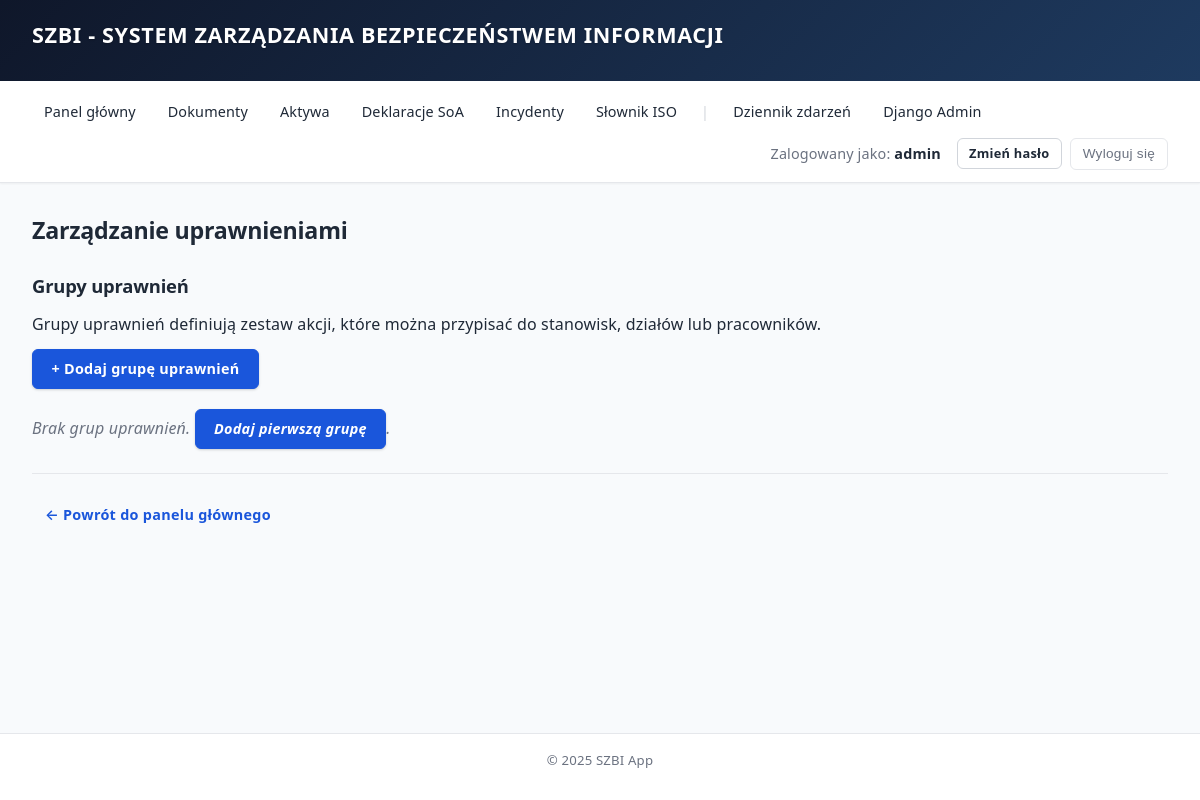
Before: /uprawnienia/ (signed in) with the older database file.
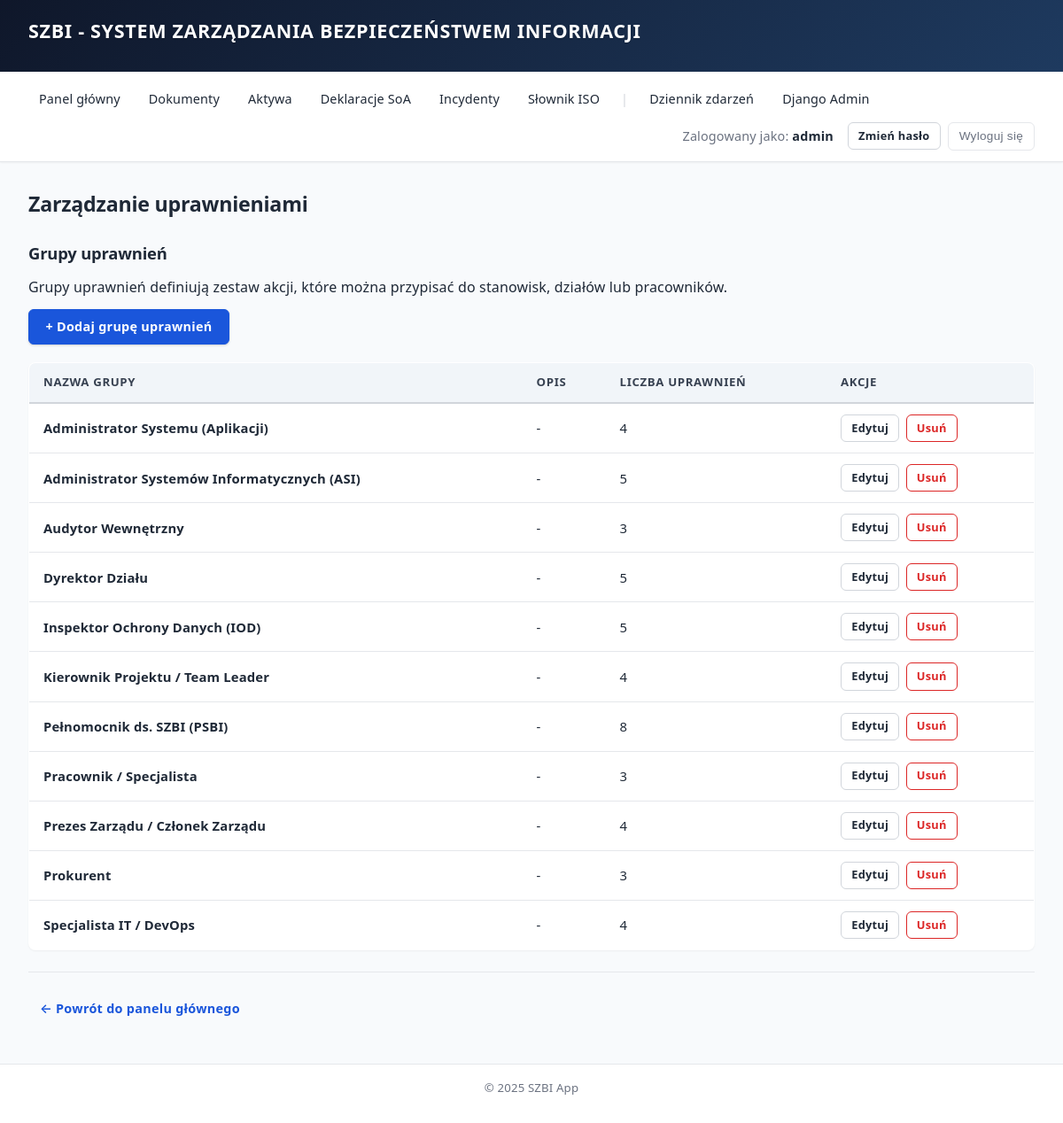
After: the same page with the newer database file.
### core/models.py (models this page shows, shortened)
class PermissionGroup(models.Model):
    name = models.CharField(max_length=255, verbose_name="Nazwa grupy")
    description = models.TextField(verbose_name="Opis", blank=True)
    permissions = models.ManyToManyField(
        Permission,
        blank=True,
        related_name='groups',
        verbose_name="Uprawnienia"
    )
    created_at = models.DateTimeField(auto_now_add=True, verbose_name="Data utworzenia")
    updated_at = models.DateTimeField(auto_now=True, verbose_name="Data modyfikacji")
    class Meta:
        verbose_name = "Grupa uprawnień"
        verbose_name_plural = "Grupy uprawnień"
        ordering = ['name']

### core/views.py (the view)
# urls.py: path('uprawnienia/', views.permission_list, name='permission_list'),
@login_required
@user_passes_test(is_admin)
def permission_list(request):
    permissions = Permission.objects.all().order_by('category', 'name')
    permission_groups = PermissionGroup.objects.prefetch_related('permissions').all()
    permissions_by_category = {}
    for perm in permissions:
        cat = perm.category
        cat_display = perm.get_category_display()
        if cat not in permissions_by_category:
            permissions_by_category[cat] = {
                'label': cat_display,
                'permissions': []
            }
        permissions_by_category[cat]['permissions'].append(perm)
    return render(request, 'core/permission_list.html', {
        'permissions_by_category': permissions_by_category,
        'permission_groups': permission_groups,
        'total_permissions': permissions.count(),
    })

### core/views.py (called while the page is built)
def is_admin(user):
    return user.is_staff or user.is_superuser

### templates/core/permission_list.html (shortened to what this page needs)
{% extends "base.html" %}
{% block content %}
<h2>Zarządzanie uprawnieniami</h2>
<h3>Grupy uprawnień</h3>
<p>Grupy uprawnień definiują zestaw akcji, które można przypisać do stanowisk, działów lub pracowników.</p>
<p class="actions">
    <a href="{% url 'core:permission_group_create' %}" class="btn">+ Dodaj grupę uprawnień</a>
</p>
{% if permission_groups %}
<table>
    <thead>
        <tr>
            <th>Nazwa grupy</th>
            <th>Opis</th>
            <th>Liczba uprawnień</th>
            <th>Akcje</th>
        </tr>
    </thead>
    <tbody>
        {% for group in permission_groups %}
        <tr>
            <td><strong>{{ group.name }}</strong></td>
            <td>{{ group.description|default:"-" }}</td>
            <td>{{ group.permissions.count }}</td>
            <td>
                <a href="{% url 'core:permission_group_update' pk=group.pk %}" class="btn btn-outline btn-sm">Edytuj</a>
                <a href="{% url 'core:permission_group_delete' pk=group.pk %}" class="btn btn-outline-danger btn-sm">Usuń</a>
            </td>
        </tr>
        {% endfor %}
    </tbody>
</table>
{% else %}
<p><em>Brak grup uprawnień. <a href="{% url 'core:permission_group_create' %}" class="btn">Dodaj pierwszą grupę</a>.</em></p>
{% endif %}
<hr>
<p><a href="{% url 'core:dashboard' %}" class="btn btn-ghost">← Powrót do panelu głównego</a></p>
{% endblock %}

Changed rows visible on the page:
added PermissionGroup: name "Administrator Systemu (Aplikacji)", description "-", permissions.count "4"
added PermissionGroup: name "Administrator Systemów Informatycznych (ASI)", description "-", permissions.count "5"
added PermissionGroup: name "Audytor Wewnętrzny", description "-", permissions.count "3"
added PermissionGroup: name "Dyrektor Działu", description "-", permissions.count "5"
added PermissionGroup: name "Inspektor Ochrony Danych (IOD)", description "-", permissions.count "5"
added PermissionGroup: name "Kierownik Projektu / Team Leader", description "-", permissions.count "4"
added PermissionGroup: name "Pełnomocnik ds. SZBI (PSBI)", description "-", permissions.count "8"
added PermissionGroup: name "Pracownik / Specjalista", description "-", permissions.count "3"
added PermissionGroup: name "Prezes Zarządu / Członek Zarządu", description "-", permissions.count "4"
added PermissionGroup: name "Prokurent", description "-", permissions.count "3"
added PermissionGroup: name "Specjalista IT / DevOps", description "-", permissions.count "4"
Other visible differences:
text no longer shown: "Brak grup uprawnień. Dodaj pierwszą grupę ."
text now shown: "NAZWA GRUPY OPIS LICZBA UPRAWNIEŃ AKCJE"
